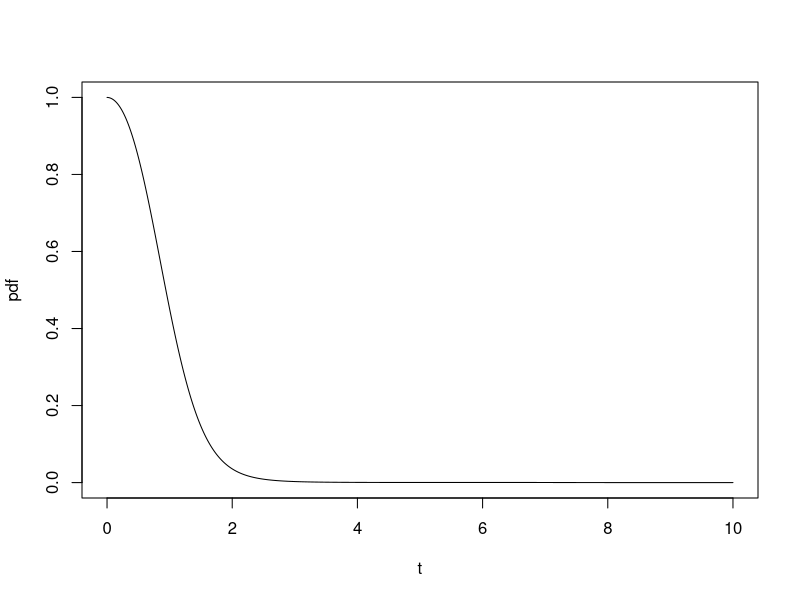
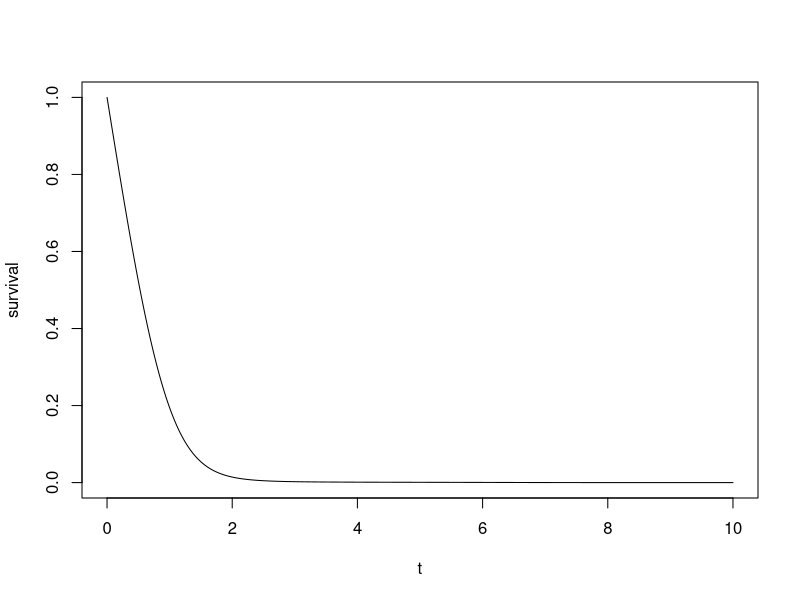

Reproduce these figures in R, in order.
library(spam)
t = seq(0,10,0.01)
n = length(t)
#hazard = abs(rnorm(length(t),mean = t))
hazard = exp(sin(t))

cumulative_harzard = numeric(length(t))
for(i in 2:length(t)){
    cumulative_harzard[i] = cumulative_harzard[i-1]+hazard[i]*0.01
}
survival = exp(-cumulative_harzard)
pdf = hazard*survival
plot(t,pdf,type="l")
plot(t,survival,type="l")
pracma::trapz(t,pdf)
